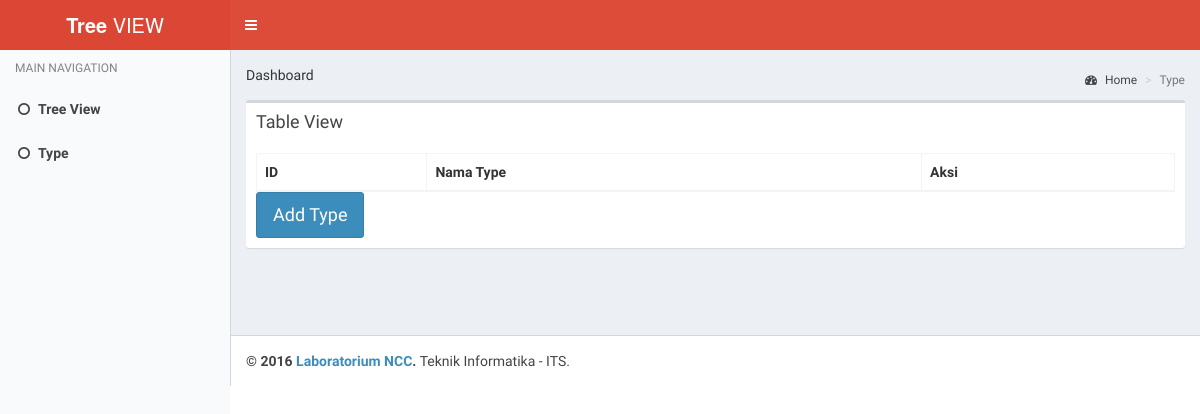
The app's page /index.php/type, older data.
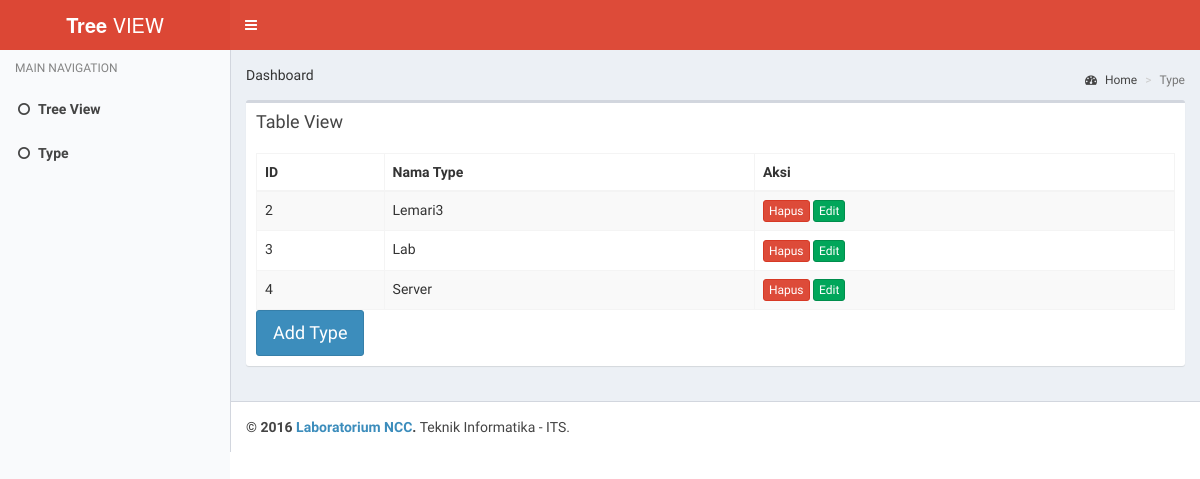
The same page, newer data.
### tables this page shows
CREATE TABLE `type` (
  `id_type` int(11) NOT NULL AUTO_INCREMENT,
  `nama_type` varchar(1000) NOT NULL DEFAULT ' ',
  PRIMARY KEY (`id_type`)
);

### web/application/controllers/type.php (called while the page is built, shortened)
<?php if ( ! defined('BASEPATH')) exit('No direct script access allowed');
class Type extends CI_Controller {
    public function __construct(){
        $this->load->model('typemodel');
    }
    function index(){
    	$data['type'] = $this->typemodel->get();
    	$data['page'] = 'Type';
        $this->load->view('header',$data);
        $this->load->view('type');
        $this->load->view('footer');
    }
}

### web/index.php (called while the page is built, shortened)
<?php
require_once BASEPATH.'core/CodeIgniter.php';

### web/application/models/typemodel.php (called while the page is built, shortened)
<?php
Class Typemodel extends CI_Model {
    function get(){
    	$result=$this->db->get('type');
    	return $result->result();
    }
}

### web/application/views/type.php (the view, shortened to what this page needs)
<section class="content">
    <div class="row">
        <div class="col-xs-12">
            <div class="box">
                <div class="box-header">
                    <h3 class="box-title">Table View</h3>
                </div>
                <div class="box-body">
                    <table id="example1" class="table table-bordered table-striped">
                        <thead>
                        <tr>
                            <th>ID</th>
                            <th>Nama Type</th>
                            <th>Aksi</th>
                        </tr>
                        </thead>
                        <tbody>
                        <?php foreach($type as $data){?>
                                <tr>
                                    <td><?php echo $data->id_type?></td>
                                    <td><?php echo $data->nama_type?></td>
                                    <td>
                                        <a href="<?php echo base_url()?>type/hapus/<?php echo $data->id_type?>" class="btn btn-danger btn-xs hapus">Hapus</a>
                                        <button class="btn btn-success btn-xs edit">Edit</button>
                                    </td>
                                </tr>
                        <?php }?>
                        </tbody>
                    </table>
                <button type="button" class="btn btn-primary btn-lg" data-toggle="modal" data-target="#myModal">Add Type</button>
                </div>
            </div>
        </div>
    </div>
</section>

### web/application/views/header.php (shortened to what this page needs)
<!DOCTYPE html>
<html>
  <head>
    <link rel="stylesheet" href="<?php echo base_url();?>assets/bootstrap/css/bootstrap.min.css">
    <link rel="stylesheet" href="<?php echo base_url();?>assets/bootstrap/css/bootstrap-select.min.css">
    <link rel="stylesheet" href="https://maxcdn.bootstrapcdn.com/font-awesome/4.4.0/css/font-awesome.min.css">
    <link rel="stylesheet" href="https://code.ionicframework.com/ionicons/2.0.1/css/ionicons.min.css">
    <link rel="stylesheet" href="<?php echo base_url();?>assets/dist/css/AdminLTE.min.css">
    <link rel="stylesheet" href="<?php echo base_url();?>assets/dist/css/skins/_all-skins.min.css">
    <link rel="stylesheet" href="<?php echo base_url();?>assets/plugins/iCheck/flat/blue.css">
    <link rel="stylesheet" href="<?php echo base_url();?>assets/plugins/morris/morris.css">
    <link rel="stylesheet" href="<?php echo base_url();?>assets/plugins/jvectormap/jquery-jvectormap-1.2.2.css">
    <link rel="stylesheet" href="<?php echo base_url();?>assets/plugins/datepicker/datepicker3.css">
    <link rel="stylesheet" href="<?php echo base_url();?>assets/plugins/daterangepicker/daterangepicker-bs3.css">
    <link rel="stylesheet" href="<?php echo base_url();?>assets/plugins/bootstrap-wysihtml5/bootstrap3-wysihtml5.min.css">
    <link rel="stylesheet" href="<?php echo base_url();?>assets/plugins/datatables/dataTables.bootstrap.css">
    <link rel="stylesheet" href="<?php echo base_url();?>assets/plugins/pace/pace.min.css">
    <link rel="stylesheet" href="<?php echo base_url();?>assets/plugins/alertify/css/alertify.css">
    <link rel="stylesheet" href="<?php echo base_url();?>assets/plugins/alertify/css/themes/bootstrap.css">
    <link rel="stylesheet" href="<?php echo base_url();?>assets/plugins/datepicker/datepicker3.css">
    <link rel="stylesheet" href="<?php echo base_url();?>assets/plugins/jstree/dist/themes/default/style.min.css">
    <link rel="stylesheet" href="<?php echo base_url();?>assets/plugins/select2/select2.min.css">
  </head>
  <body class="sidebar-mini skin-red-light">
    <div class="wrapper">
      <header class="main-header">
        <a href="<?php echo base_url();?>tree/hirarchy" class="logo">
          <span class="logo-lg"><b>Tree </b>VIEW</span>
        </a>
        <nav class="navbar navbar-static-top" role="navigation">
          <a href="#" class="sidebar-toggle" data-toggle="offcanvas" role="button">
          </a>
          <div class="navbar-custom-menu">
            <ul class="nav navbar-nav">
              <li class="dropdown user user-menu">
                <a href="#" class="dropdown-toggle" data-toggle="dropdown">
                </a>
              </li>
            </ul>
          </div>
        </nav>
      </header>
      <aside class="main-sidebar">
        <section class="sidebar">
          <ul class="sidebar-menu">
            <li class="header">MAIN NAVIGATION</li>
            <li><a href="<?php echo base_url();?>tree/hirarchy"><i class="fa fa-circle-o"></i>Tree View</a></li>
               <li><a href="<?php echo base_url();?>type"><i class="fa fa-circle-o"></i>Type</a></li>
          </ul>
        </section>
      </aside>
      <div class="content-wrapper">
    <section class="content-header">
      <h1></h1>Dashboard</h1>
      <ol class="breadcrumb">
        <li><a href="#"><i class="fa fa-dashboard"></i> Home</a></li>
        <li class="active"><?php echo $page;?></li>
      </ol>
    </section>

### web/application/views/footer.php (shortened to what this page needs)
    </div>
      <footer class="main-footer">
        <strong>&copy; 2016 <a href="http://kbj.if.its.ac.id">Laboratorium NCC</a>.</strong> Teknik Informatika - ITS.
      </footer>
    </div>
  </body>
</html>

Row changes from the older to the newer data that the page shows:
added type: id_type "2", nama_type "Lemari3"
added type: id_type "3", nama_type "Lab"
added type: id_type "4", nama_type "Server"
